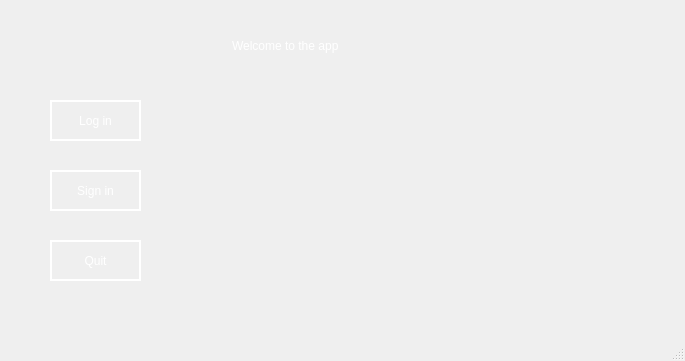
<?xml version="1.0" encoding="UTF-8"?>
<ui version="4.0">
 <class>MainWindow</class>
 <widget class="QMainWindow" name="MainWindow">
  <property name="geometry">
   <rect>
    <x>0</x>
    <y>0</y>
    <width>685</width>
    <height>361</height>
   </rect>
  </property>
  <property name="minimumSize">
   <size>
    <width>619</width>
    <height>0</height>
   </size>
  </property>
  <property name="windowTitle">
   <string>MainWindow</string>
  </property>
  <property name="styleSheet">
   <string notr="true"/>
  </property>
  <widget class="QWidget" name="centralwidget">
   <widget class="QPushButton" name="login_button">
    <property name="geometry">
     <rect>
      <x>50</x>
      <y>100</y>
      <width>91</width>
      <height>41</height>
     </rect>
    </property>
    <property name="styleSheet">
     <string notr="true">QPushButton{
	border :2px solid white;
font: 700 10pt &quot;Segoe UI&quot;;
background-color:transparent;
color:white;
style-font:bold;
}</string>
    </property>
    <property name="text">
     <string>Log in</string>
    </property>
   </widget>
   <widget class="QPushButton" name="signin_button">
    <property name="geometry">
     <rect>
      <x>50</x>
      <y>170</y>
      <width>91</width>
      <height>41</height>
     </rect>
    </property>
    <property name="styleSheet">
     <string notr="true">QPushButton{
	border :2px solid white;
font: 700 10pt &quot;Segoe UI&quot;;
background-color:transparent;
color:white;
style-font:bold;
}</string>
    </property>
    <property name="text">
     <string>Sign in</string>
    </property>
   </widget>
   <widget class="QLineEdit" name="lineEdit">
    <property name="geometry">
     <rect>
      <x>230</x>
      <y>30</y>
      <width>211</width>
      <height>31</height>
     </rect>
    </property>
    <property name="styleSheet">
     <string notr="true">QLineEdit
{
	border:0px;
	color:white;
	background-color:transparent;
	font: 700 italic 16pt &quot;Segoe UI&quot;;
}</string>
    </property>
    <property name="text">
     <string>Welcome to the app</string>
    </property>
   </widget>
   <widget class="QPushButton" name="quit_button">
    <property name="geometry">
     <rect>
      <x>50</x>
      <y>240</y>
      <width>91</width>
      <height>41</height>
     </rect>
    </property>
    <property name="styleSheet">
     <string notr="true">QPushButton{
	border :2px solid white;
font: 700 10pt &quot;Segoe UI&quot;;
background-color:transparent;
color:white;
style-font:bold;
}</string>
    </property>
    <property name="text">
     <string>Quit</string>
    </property>
   </widget>
  </widget>
  <widget class="QStatusBar" name="statusbar"/>
 </widget>
 <resources/>
 <connections/>
</ui>
